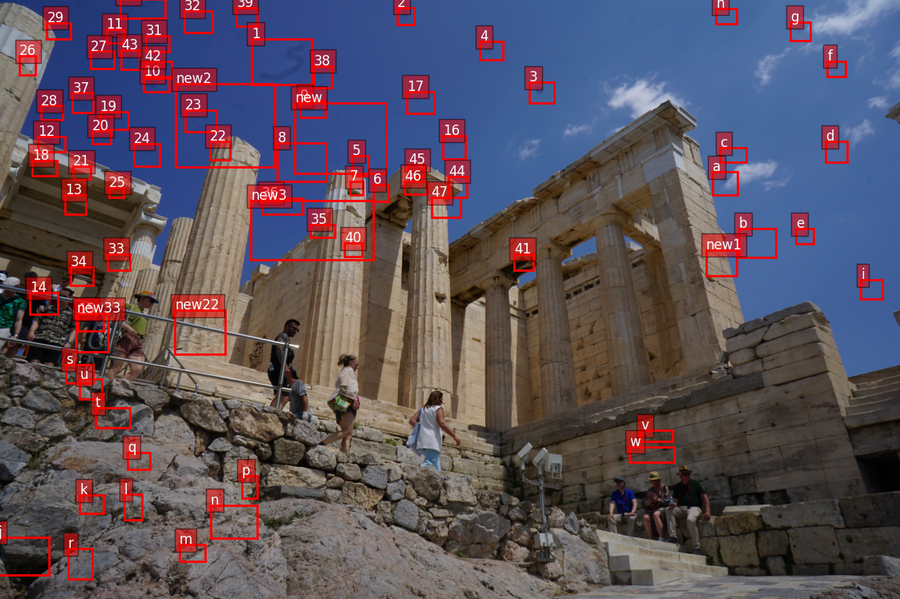
#> input picture archive/before.png, 900 x 599 px
$ python -i ascii_art.py   (imports and definitions only)
#> lines starting #> are read from the running program, lines starting #| are printed output that depends on the picture
"""MP4 -> ASCII-frames conversion, ported from ``ascii_video.ipynb``.

Same character ramp and aspect-ratio compensation as the notebook; the only
change is that frames are read straight from the video with OpenCV instead of
requiring a prior ``ffmpeg`` PNG-dump step.
"""

import cv2
from PIL import Image

# ASCII characters used to represent pixels (from ascii_video.ipynb)
ASCII_CHARS = "@$B%8&WM#*oahkbdpqwmZO0QLCJUYXzcvunxrjft/\\|()1{}[]?-_+~<>i!lI;:,\"^`'. "


def resize(image, new_width=80):
    width, height = image.size
    ratio = height / width / 1.65  # adjust aspect ratio
    new_height = max(1, int(new_width * ratio))
    return image.resize((new_width, new_height))


def grayify(image):
    return image.convert("L")


def pixels_to_ascii(image):
    pixels = image.getdata()
    return "".join([ASCII_CHARS[int(pixel / 256 * len(ASCII_CHARS))] for pixel in pixels])


def pil_to_ascii(pil_image, width=80):
    image = resize(pil_image, width)
    image = grayify(image)
    ascii_str = pixels_to_ascii(image)
    img_width = image.width
    return "\n".join(
        [ascii_str[i:i + img_width] for i in range(0, len(ascii_str), img_width)]
    )


def video_to_ascii_frames(video_path, width=80, max_frames=600):
    """Convert a video file to a list of ASCII-frame strings."""
    cap = cv2.VideoCapture(str(video_path))
    if not cap.isOpened():
        raise ValueError(f"Could not open video: {video_path}")
    frames = []
    try:
        while len(frames) < max_frames:
            ok, frame_bgr = cap.read()
            if not ok:
                break
            frame_rgb = cv2.cvtColor(frame_bgr, cv2.COLOR_BGR2RGB)
            frames.append(pil_to_ascii(Image.fromarray(frame_rgb), width=width))
    finally:
        cap.release()
    if not frames:
        raise ValueError("No frames could be read from the video")
    return frames

>>> import cv2
>>> picture = cv2.imread('../archive/before.png', cv2.IMREAD_GRAYSCALE)
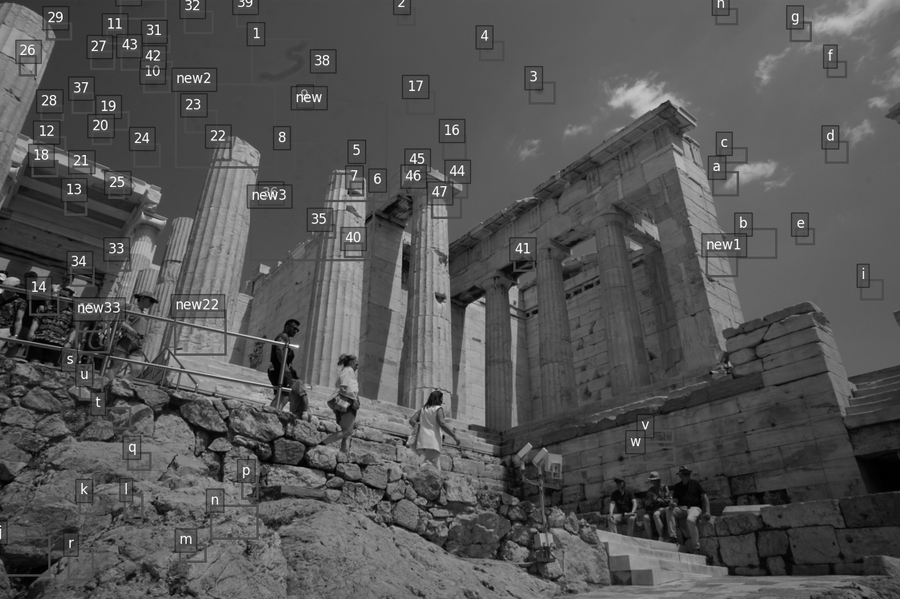
#> picture: shape (599, 900); min 0, max 255, mean 85.2
>>> result = pil_to_ascii(picture)
#> (the run stopped early here; a loop or call above may not have finished)
